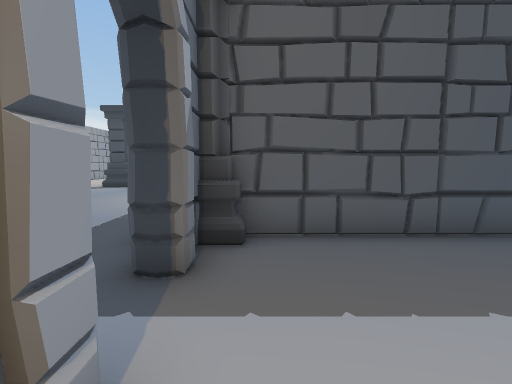
view 1 (above)

24 first-person views from a walk through a 3-D level made in the Unity game engine. The camera is 1.3 m above the floor, tilts 6° down and sees 90° across. Doors are open. The floor is counted in squares, 1 m on a side. Each view is taken from the middle of a square. On the plan, view 1 faces up. The plan holds only what a view shows up to about 13 squares ahead; the rest is blank. The place goes on beyond the plan. The player character is not drawn. Some animated figures are not drawn.

view 2
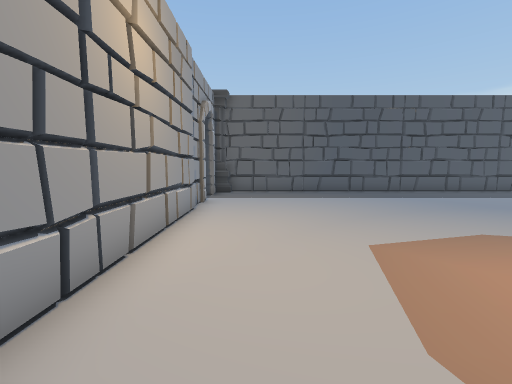

view 3
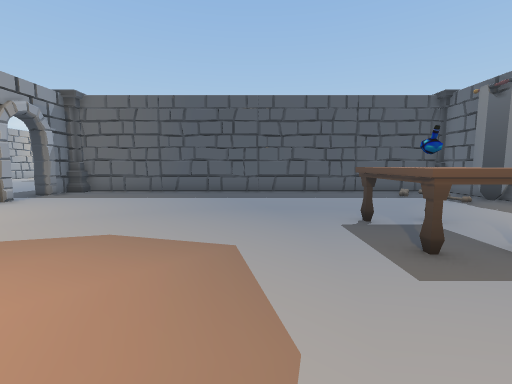

view 4
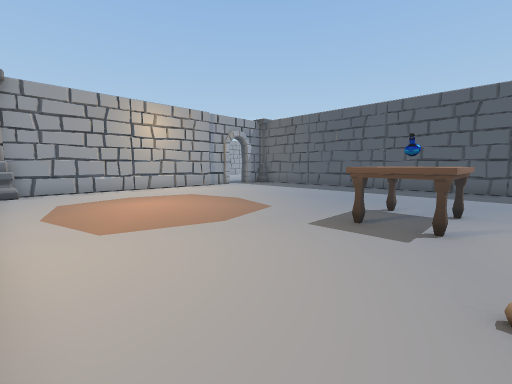

view 5
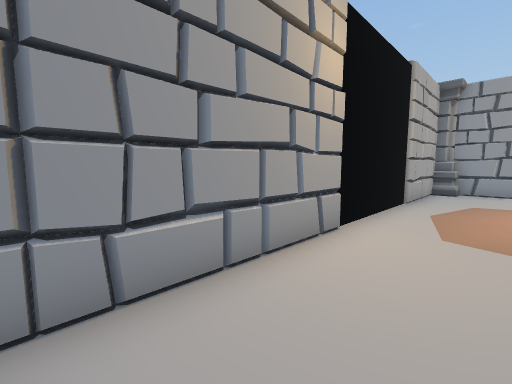

view 6
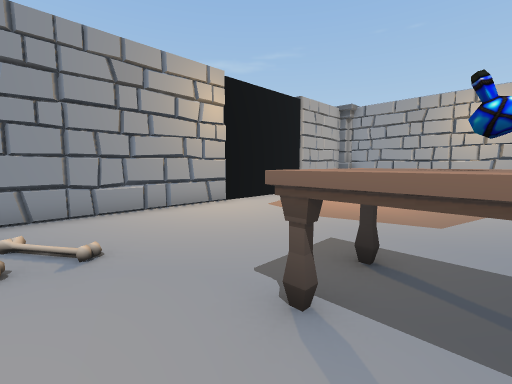

view 7
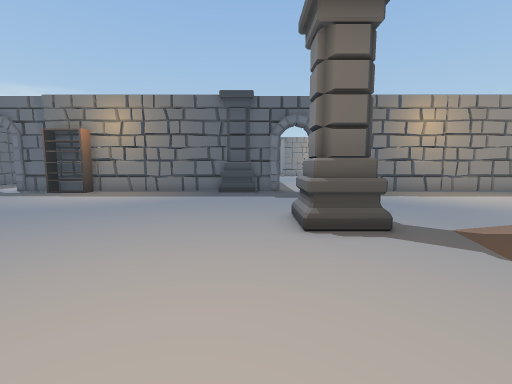

view 8
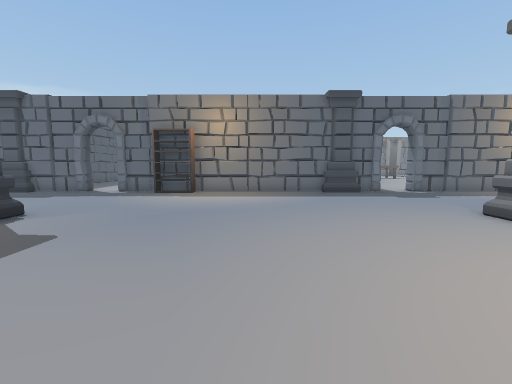

view 9
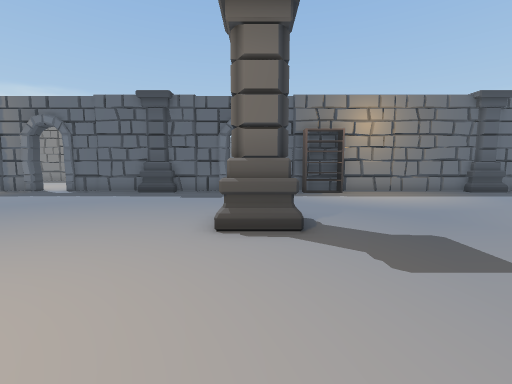

view 10
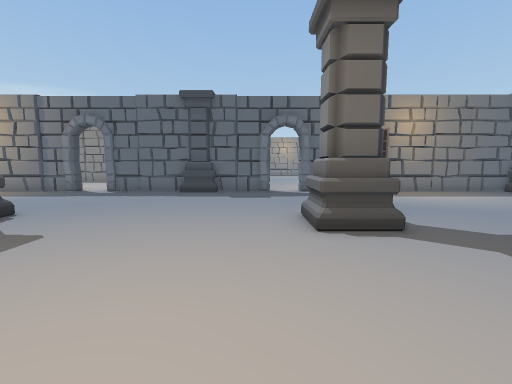

view 11
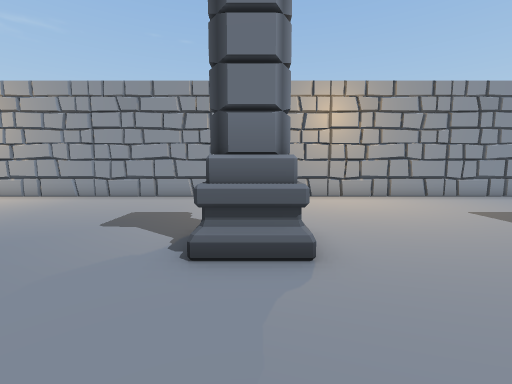

view 12
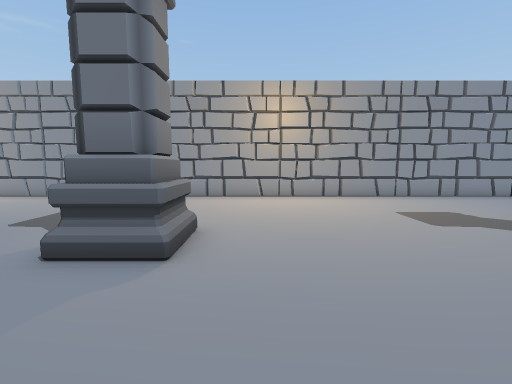

view 13
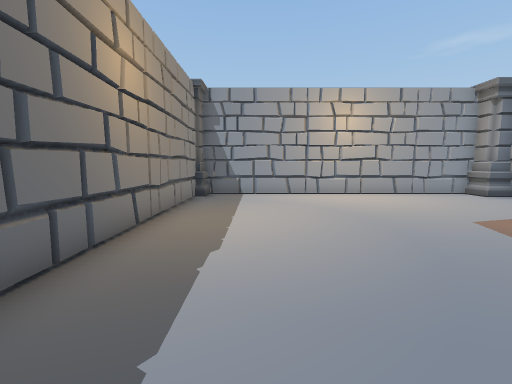

view 14
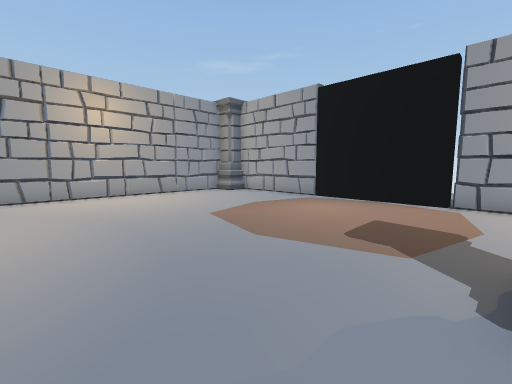

view 15
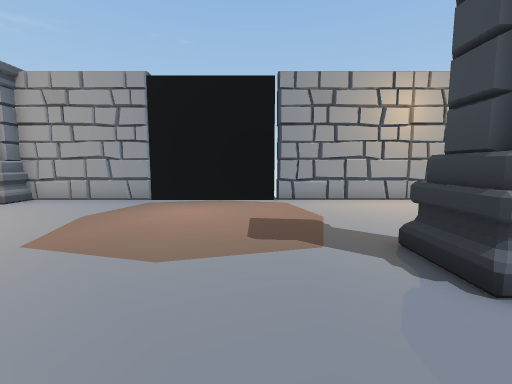

view 16
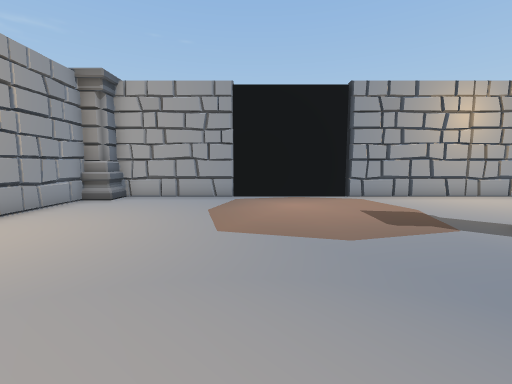

view 17
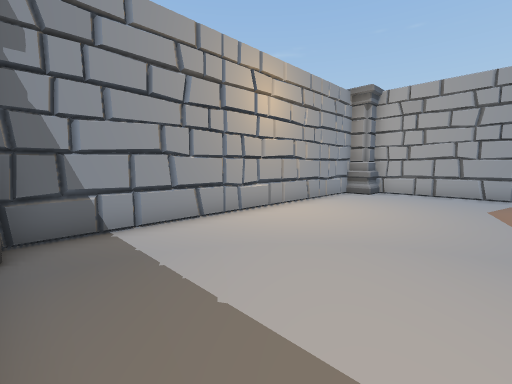

view 18
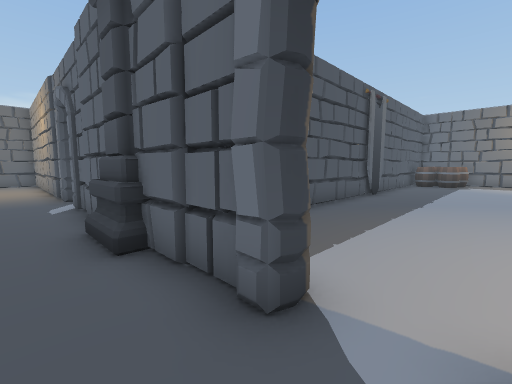

view 19
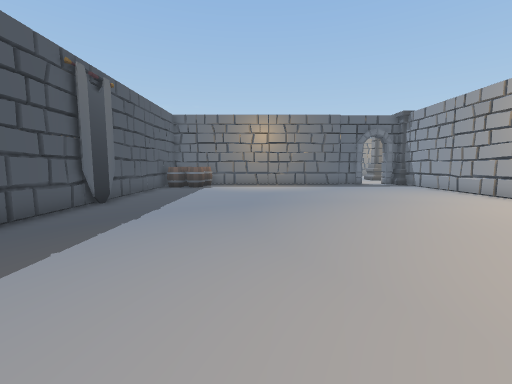

view 20
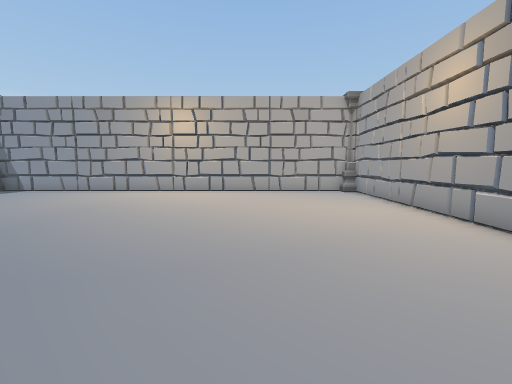

view 21
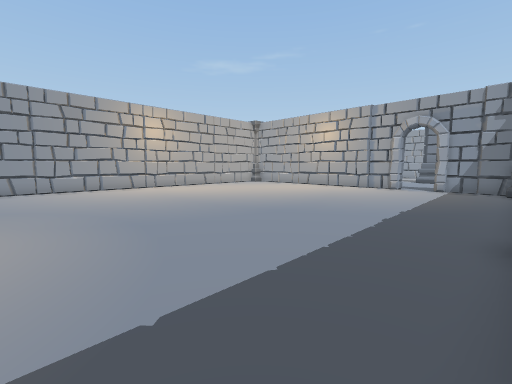

view 22
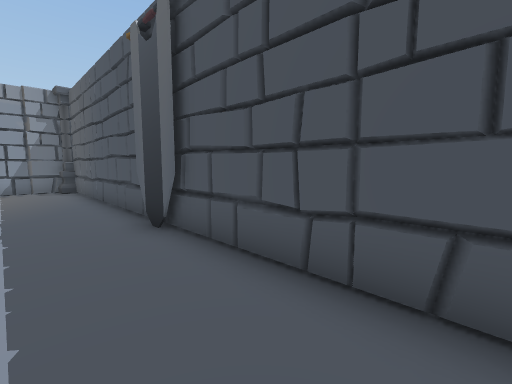

view 23
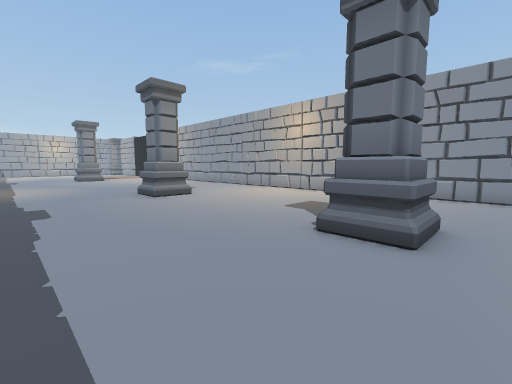

view 24
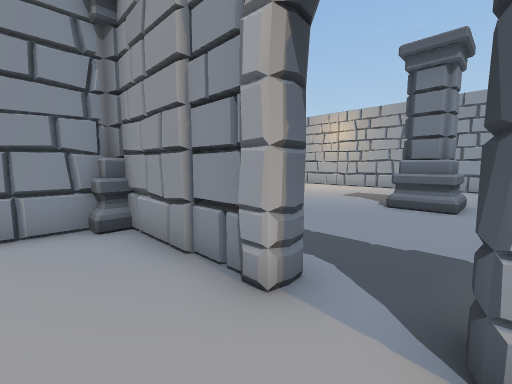

### Floor plan
Points are (right, up) in squares from view 1. A wall is a line through its corners. A room is listed if a view was taken in it or the views show most of it. See-through windows are left out.
Room 1 (views 1, 2, 3, 4, 5, 6)
walls: (-0.8, 1.4) (-0.8, -9.6); (1.5, 4.8) (1.2, 4.4); (-0.7, 3) (-1.2, 2.8); (-0.6, -10.4) (14.1, -10.4); (14.5, 4.6) (-0.5, 4.6); (-0.8, 4.4) (-0.8, 2.7)
ways out: open door at (-1, 2.5) to room 2
objects: table (11, -4) to (12, -2); bottle (11, -3)
Room 2 (views 7, 8, 9, 10, 11, 12, 13, 14, 15, 16, 17, 18, 23)
walls: (-0.8, 2.8) (-1.5, 2.9) (-1.5, 15.8); (-0.8, 2.7) (-1.5, 2.9); (-1.5, 17.3) (-1.5, 25.4); (-1.1, 17.3) (-1.5, 17.4); (-1.5, -9.4) (-1.5, 1.3); (-13.8, -10.4) (-0.6, -10.4); (-14.7, 26.1) (-14.3, 25.7); (-1.5, 27) (-1.5, 27.5); (-14.5, 27.5) (-14.5, -9.5)
ways out: open door at (-1, 2.5) to room 1; open door at (-1, 16.5) to room 3; open door at (-1, 26.5) to room 4
objects: column (-15, -10) to (-14, -10); column (-9, 2) to (-8, 3); column (-9, 15) to (-8, 16); column (-9, 25) to (-8, 26); column (-2, -10) to (-1, -10); column (-2, 5); shelf (-2, 12) to (-2, 13); column (-2, 20) to (-2, 21)
Room 3 (views 19, 20, 21, 22)
walls: (-0.8, 13.2) (-0.8, 5.5); (14.1, 20.5) (-0.4, 20.5); (-0.8, 20.2) (-0.8, 17.3); (-0.5, 5.3) (14.5, 5.3)
ways out: open door at (-1, 16.5) to room 2
objects: flag (8, 20) to (9, 20)
Room 4 (view 24)
walls: (-0.8, 25.4) (-0.8, 21.2); (-0.5, 21.1) (1.1, 21.1)
ways out: open door at (-1, 26.5) to room 2

Positions as (right, up) in squares from view 1, and headings:
1: (0, 0), facing up
2: (1, -8), facing up
3: (8, -8), facing up
4: (13, -10), facing up-left
5: (13, -8), facing down-left
6: (14, -3), facing down-left
7: (-14, 4), facing right
8: (-14, 9), facing right
9: (-14, 16), facing right
10: (-14, 18), facing right
11: (-4, 16), facing left
12: (-4, 18), facing left
13: (-4, 1), facing down
14: (-5, 1), facing down-left
15: (-5, -1), facing left
16: (-4, -4), facing left
17: (-2, -5), facing down-left
18: (-3, 16), facing up-right
19: (0, 15), facing right
20: (4, 18), facing down
21: (14, 20), facing down-left
22: (14, 18), facing up-left
23: (-3, 27), facing down-left
24: (1, 27), facing down-left
